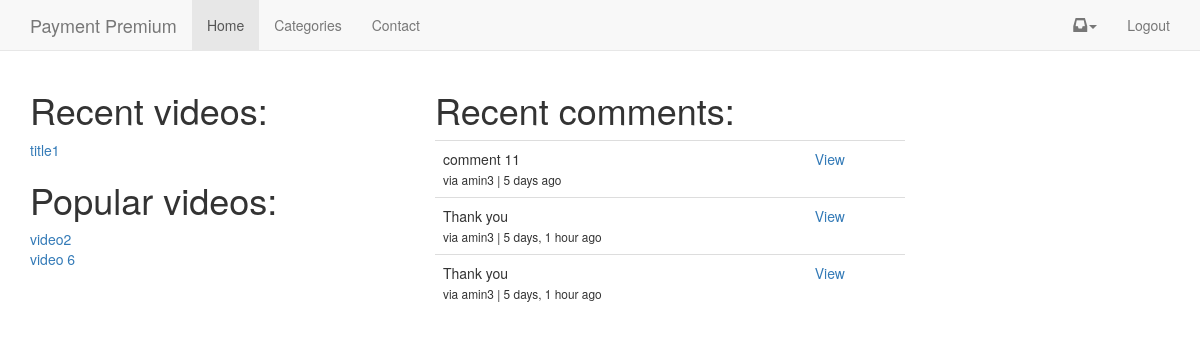
Screenshot of / (signed in) with the database file from the repository.
### videos/models.py (models this page shows, shortened)
class Video(models.Model):
	title =  models.CharField(max_length=120)
	embed_code = models.CharField(max_length=500, null=True, blank=True)
	slug = models.SlugField(null=True, blank=True)
	order = models.PositiveIntegerField(default=1)
	share_message = models.TextField(default=DEFAULT_MESSAGE)
	active = models.BooleanField(default=True)
	featured = models.BooleanField(default=False)
	free_preview = models.BooleanField(default=False)
	category = models.ForeignKey("Category", default=1)
	timestamp = models.DateTimeField(auto_now_add=True, auto_now=False, null=True)
	updated = models.DateTimeField(auto_now_add=False, auto_now=True, null=True)
	objects = VideoManager()
	class Meta:
		unique_together = ('slug', 'category')
	def get_absolute_url(self):
		try:
			return reverse("video_detail", kwargs={"slug": self.slug, "cat_slug": self.category.slug})
		except:
			return "/"

### comments/models.py (models this page shows, shortened)
class Comment(models.Model):
	user = models.ForeignKey(MyUser)
	parent = models.ForeignKey("self", null=True, blank=True)
	path = models.CharField(max_length=350)
	video = models.ForeignKey(Video, null=True, blank=True)
	text = models.TextField()
	timestamp = models.DateTimeField(auto_now=False, auto_now_add=True)
	updated = models.DateTimeField(auto_now=True, auto_now_add=False)
	active = models.BooleanField(default=True)
	objects = CommentManager()
	class Meta:
		ordering = ['-timestamp']
	def get_absolute_url(self):
		return reverse("comment_thread", kwargs={"id": self.id})
	@property
	def get_preview(self):
		return self.text[:20]

### accounts/models.py (models this page shows, shortened)
class MyUser(AbstractBaseUser):
	username = models.CharField(
		max_length=255,
		unique = True,
	)
	email = models.EmailField(
		verbose_name='email address',
		max_length=255,
		unique=True,
	)
	first_name = models.CharField(
		max_length=120,
		null=True,
		blank=True
	)
	last_name = models.CharField(
		max_length=120,
		null=True,
		blank=True
	)
	is_member = models.BooleanField(default=False, verbose_name="Is Paid Member")
	is_active = models.BooleanField(default=True)
	is_admin = models.BooleanField(default=False)
	objects = MyUserManager()
	USERNAME_FIELD = 'username'
	REQUIRED_FIELDS = ['email']
	def __str__(self):              # __unicode__ on Python 2
		return self.username

### serveup_membership/views.py (the view, shortened to what this page needs)
# urls.py: 2. Add a URL to urlpatterns:  url(r'^$', views.home, name='home')
def home(request):
	page_view.send(
		request.user,
		page_path = request.get_full_path(),
		)
	if request.user.is_authenticated():
		page_view_objs = request.user.pageview_set.get_videos()[:2]
		recent_videos = []
		for obj in page_view_objs:
			if not obj.primary_content_object in recent_videos:
				recent_videos.append(obj.primary_content_object)
		recent_comments = Comment.objects.recent()
		video_type = ContentType.objects.get_for_model(Video)
		popular_videos_list = PageView.objects.filter(primary_content_type=video_type)\
		.values("primary_object_id")\
		.annotate(the_count=Count("primary_object_id"))\
		.order_by("-the_count")[:2]
		popular_videos = []
		for item in popular_videos_list:
			try:
				new_video = Video.objects.get(id=item["primary_object_id"])
				popular_videos.append(new_video)
			except:
				pass
		template = "home_logged_in.html"
		context = {
			"recent_videos": recent_videos,
			"recent_comments": recent_comments,
			"popular_videos": popular_videos,
		}
	return render(request, template, context)

### analytics/models.py (called while the page is built)
def page_view_received(sender, **kwargs):
	kwargs.pop("signal", None)
	page_path = kwargs.pop("page_path", None)
	notify_primary = kwargs.pop("notify_primary", None)
	notify_secondary = kwargs.pop("notify_secondary", None)
	user = sender
	if user.is_anonymous:
		new_page_view = PageView.objects.create(path=page_path, timestamp = timezone.now())
	else:
		new_page_view = PageView.objects.create(path=page_path, user=user, timestamp = timezone.now())
	if notify_primary:
		new_page_view.primary_object_id = notify_primary.id
		new_page_view.primary_content_type = ContentType.objects.get_for_model(notify_primary)
		new_page_view.save()
	if notify_secondary:
		new_page_view.secondary_object_id = notify_secondary.id
		new_page_view.secondary_content_type = ContentType.objects.get_for_model(notify_secondary)
		new_page_view.save()

	def videos(self):
		content_type = ContentType.objects.get_for_model(Video)
		return self.filter(primary_content_type = content_type)

	def get_queryset(self):
		return PageViewQueryset(self.model, using=self._db)

	def get_videos(self):
		return self.get_queryset().videos()

### comments/models.py (called while the page is built)
	def recent(self):
		return super().filter(active=True).filter(parent=None)[:3]

### videos/models.py (called while the page is built)
	def get_queryset(self):
		return VideoQueryset(self.model, using=self._db)

	def get_image_url(self):
		return "{}{}".format(settings.MEDIA_URL, self.image)

### templates/home_logged_in.html (shortened to what this page needs)
{% extends 'base.html' %} {% block title %}Home{% endblock title %} {% block jumbotron %} {% endblock jumbotron%} {% block content %}
<div class="row">
    <div class="col-sm-4">
        <div class="row">
            {% if recent_videos %}
            <div class="col-sm-12">
                <h1>Recent videos:</h1> {% for vid in recent_videos %}
                <div><a href="{{ vid.get_absolute_url }}">{{ vid.title }}</a></div>
                 {% endfor %}
            </div>
            {% endif %} {% if popular_videos %}
            <div class="col-sm-12">
                <h1>Popular videos:</h1> {% for vid in popular_videos %}
                <div><a href="{{ vid.get_absolute_url }}">{{ vid.title }}</a></div>
                 {% endfor %}
            </div>
            {% endif %}
        </div>
    </div>
    <div class="col-sm-8">
        {% if recent_comments %}
        <div class="col-sm-8">
            <h1>Recent comments:</h1>
            <table class="table">
                {% for comment in recent_comments %}
                <tr>
                    <td>{{ comment.get_preview | truncatechars:30 }}
                        <br> <small>via {{ comment.user }} | {{ comment.timestamp|timesince }} ago</small></td>
                    <td><a href="{{ comment.get_absolute_url }}">View</a></td>
                </tr>
                {% endfor %}
            </table>
        </div>
        {% endif %}
    </div>
</div>
{% endblock content %}

### rows the page displays
Video: title "title1"
Video: title "video2"
Video: title "video 6"
Comment: get_preview "comment 11", user "amin3", timestamp "5 days"
Comment: get_preview "Thank you", user "amin3", timestamp "5 days, 1 hour"
Comment: get_preview "Thank you", user "amin3", timestamp "5 days, 1 hour"
